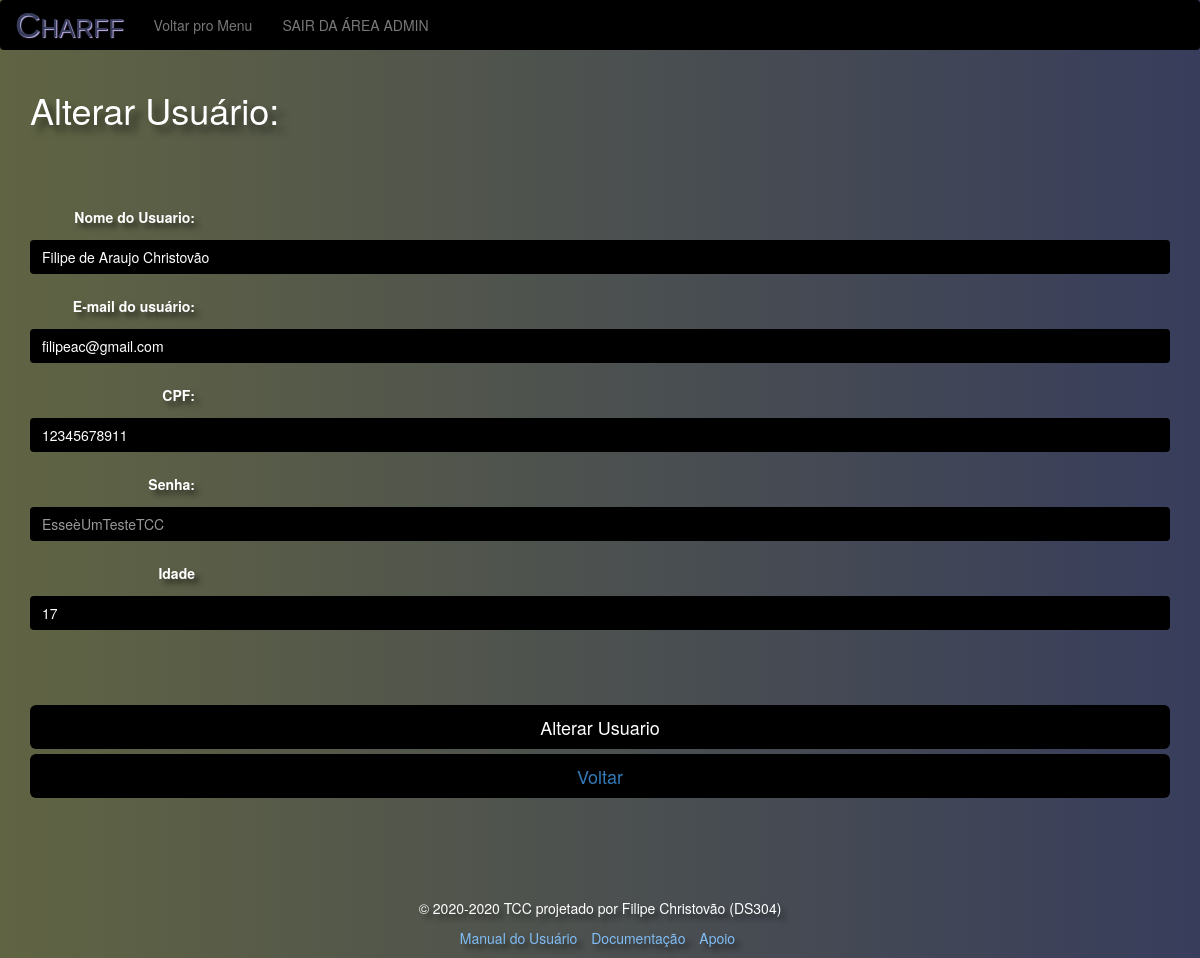
/AlterarUsuario2.php (signed in), run on the app's committed database.
### tables this page shows
CREATE TABLE `usuarios` (
  `nomeUsu` varchar(50) DEFAULT NULL,
  `emailUsu` varchar(100) DEFAULT NULL,
  `cpf` varchar(12) NOT NULL,
  `senha` varchar(50) DEFAULT NULL,
  `idade` int(3) DEFAULT NULL
);

### AlterarUsuario2.php (the view, shortened to what this page needs)
<html>
    <head>
        <link rel="stylesheet" href="https://maxcdn.bootstrapcdn.com/bootstrap/3.4.1/css/bootstrap.min.css">
    </head>
    <body>
        <nav class="navbar navbar-default" style="background-color: black; border: black;">
            <div class="container-fluid">
                <div class="navbar-header">
                    <a class="navbar-brand" href="#" style="color: #383d5c; font-family: blippo, sans-serif; font-size: 35px; font-variant: small-caps; text-shadow: 1px 1px 1px rgb(199, 185, 240)"> Charff </a>
                </div>
                <ul class="nav navbar-nav">
                    <li><a href="AreaAdmin.php">Voltar pro Menu</a></li>
                    <li><a href="logout.php">SAIR DA ÁREA ADMIN</a></li>
                </ul>
            </div>
        </nav>
        <div class="container">
            <h1 style="color: white; text-shadow: 7px 7px 7px rgba(0,0,0,0.5)"> Alterar Usuário: </h1>
        </div>
        <br><br>
        <div class="album py-5 bg-light">
            <div class="container">
                <?php
                    include "conexao.php";
                    $nome = $_POST["nomeUsu"];
                    $sql = "SELECT * FROM usuarios WHERE nomeUsu LIKE '%$nome%' ";
                    $consulta = mysqli_query($mysqli, $sql);
                    if (mysqli_num_rows($consulta) == 0)
                        echo "<p>Usuário não cadastrado";
                    else{
                        $linha = mysqli_fetch_array($consulta);
                        $n = $linha["nomeUsu"];
                        $e = $linha["emailUsu"];
                        $s = $linha["senha"];
                        $i = $linha["idade"];
                        $cpf = $linha["cpf"];}
                ?>
                <br />
                <form class="form-horizontal" method="POST" action="AlterarUsuario3.php">
                    <div class="form-group">
                        <label for="inputName" class="col-sm-2 control-label" id="sombra">Nome do Usuario: </label>
                        <br><br>
                        <div class="container">
                            <input style="background-color: black; border: black; color: white;" name="nomeUsu" type="name" class="form-control" id="inputName" value="<?php echo $n; ?>">
                        </div>
                    </div>
                    <div class="form-group">
                        <label for="inputName" class="col-sm-2 control-label" id="sombra">E-mail do usuário: </label>
                        <br><br>
                        <div class="container">
                            <input style="background-color: black; border: black; color: white;" name="emailUsu" id="inputEmail"type="email" class="form-control"  value="<?php echo $e; ?>"></input>
                        </div>
                    </div>
                    <div class="form-group">
                        <label for="inputNumber" class="col-sm-2 control-label" id="sombra">CPF: </label>
                        <br><br>
                        <div class="container">
                            <input style="background-color: black; border: black; color: white;" name="cpf" id="inputNumber" type="number" class="form-control"  value="<?php echo $cpf; ?>"></input>
                        </div>
                    </div>
                    <div class="form-group">
                        <label for="inputNumber" class="col-sm-2 control-label" id="sombra">Senha: </label>
                        <br><br>
                        <div class="container">
                            <input style="background-color: black; border: black; color: white;" name="senha" id="inputPassword" type="password" class="form-control"  placeholder="<?php echo $s; ?>"></input>
                        </div>
                    </div>
                    <div class="form-group">
                        <label for="inputNumber" class="col-sm-2 control-label" id="sombra">Idade </label>
                        <br><br>
                        <div class="container">
                            <input style="background-color: black; border: black; color: white;" name="idade" id="inputNumber" type="number" class="form-control"  value="<?php echo $i; ?>"></input>
                        </div>
                    </div>
        </div>
      </div><br>
      <div class="container">
      <br> <input class="btn btn-lg btn-primary btn-block col-md-6 mb-6" type="submit" style="background-color: black; border: white 1px; color: white;" value="Alterar Usuario" />
       <button class="btn btn-lg btn-primary btn-block col-md-6 mb-6" type="submit" style="background-color: black; border: white 1px; color: white;"><a href="AlterarUsuario1.php">Voltar</a></button><br>
      </div>
        </div><br><br><br><br><br>
        <footer class="my-5 pt-5 text-muted text-center text-small" id="sombra">
      <p class="mb-1"><font style="vertical-align: inherit;"><font style="vertical-align: inherit;">© 2020-2020 TCC projetado por Filipe Christovão (DS304)</font></font></p>
      <ul class="list-inline">
        <li class="list-inline-item"><a href="#"><font style="vertical-align: inherit;"><font style="vertical-align: inherit;  color:rgb(129, 189, 245)">Manual do Usuário</font></font></a></li>
        <li class="list-inline-item"><a href="#"><font style="vertical-align: inherit;"><font style="vertical-align: inherit;  color:rgb(129, 189, 245)">Documentação</font></font></a></li>
        <li class="list-inline-item"><a href="#"><font style="vertical-align: inherit;"><font style="vertical-align: inherit;  color:rgb(129, 189, 245)">Apoio</font></font></a></li>
      </ul>
    </footer>
    </body>
</html>

### AlterarUsuario2.php (style rules this page uses)
body { background-image: linear-gradient(to right, rgb(96, 100, 67), #383d5c); }
#sombra { color: white; text-shadow: 5px 5px 5px rgba(0,0,0,0.5); }

### data on the page
usuarios: nomeUsu "Filipe de Araujo Christovão", emailUsu "filipeac@gmail.com", cpf "12345678911", idade "17"
